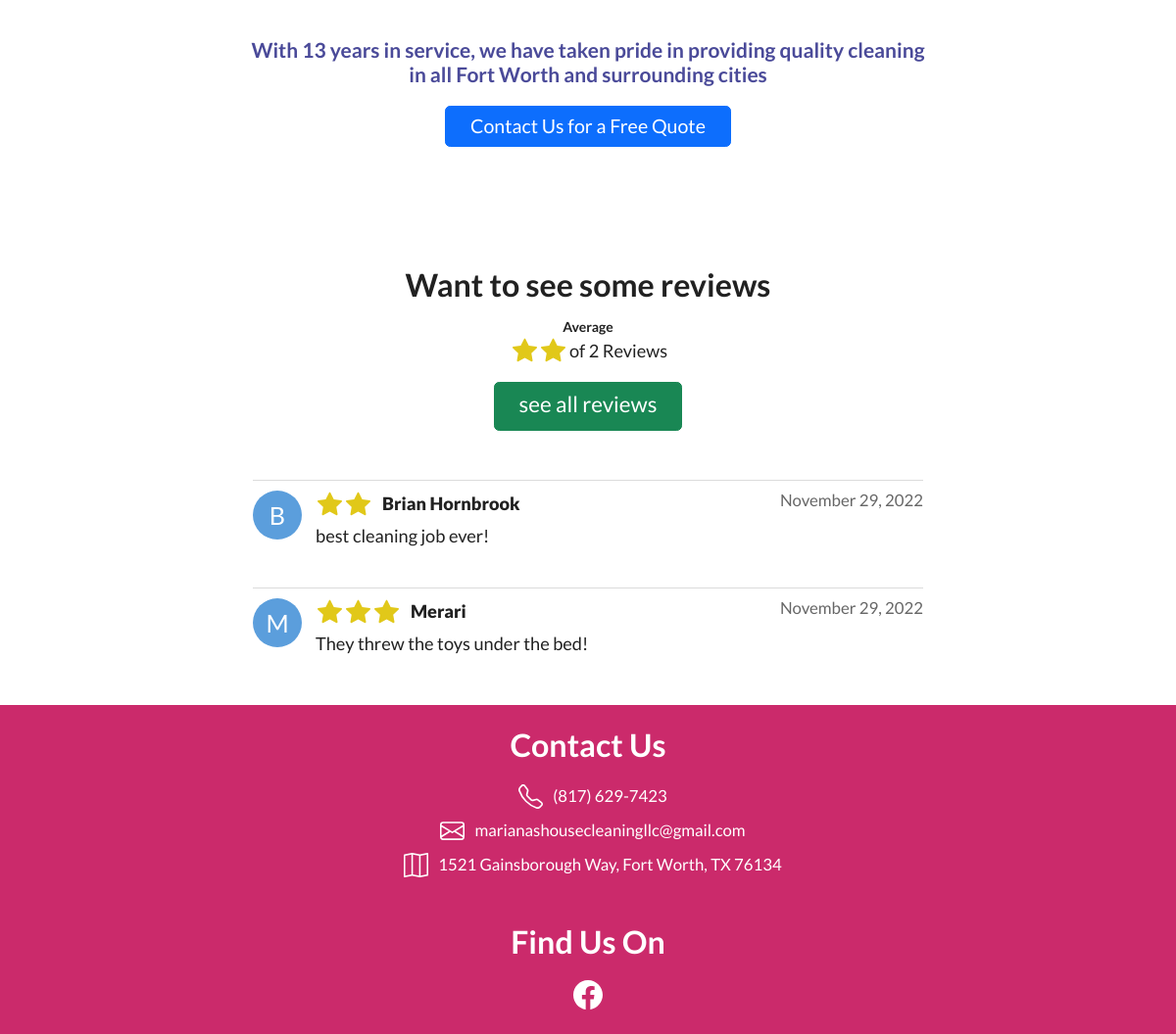
Before: / (lower part) with the older database file.
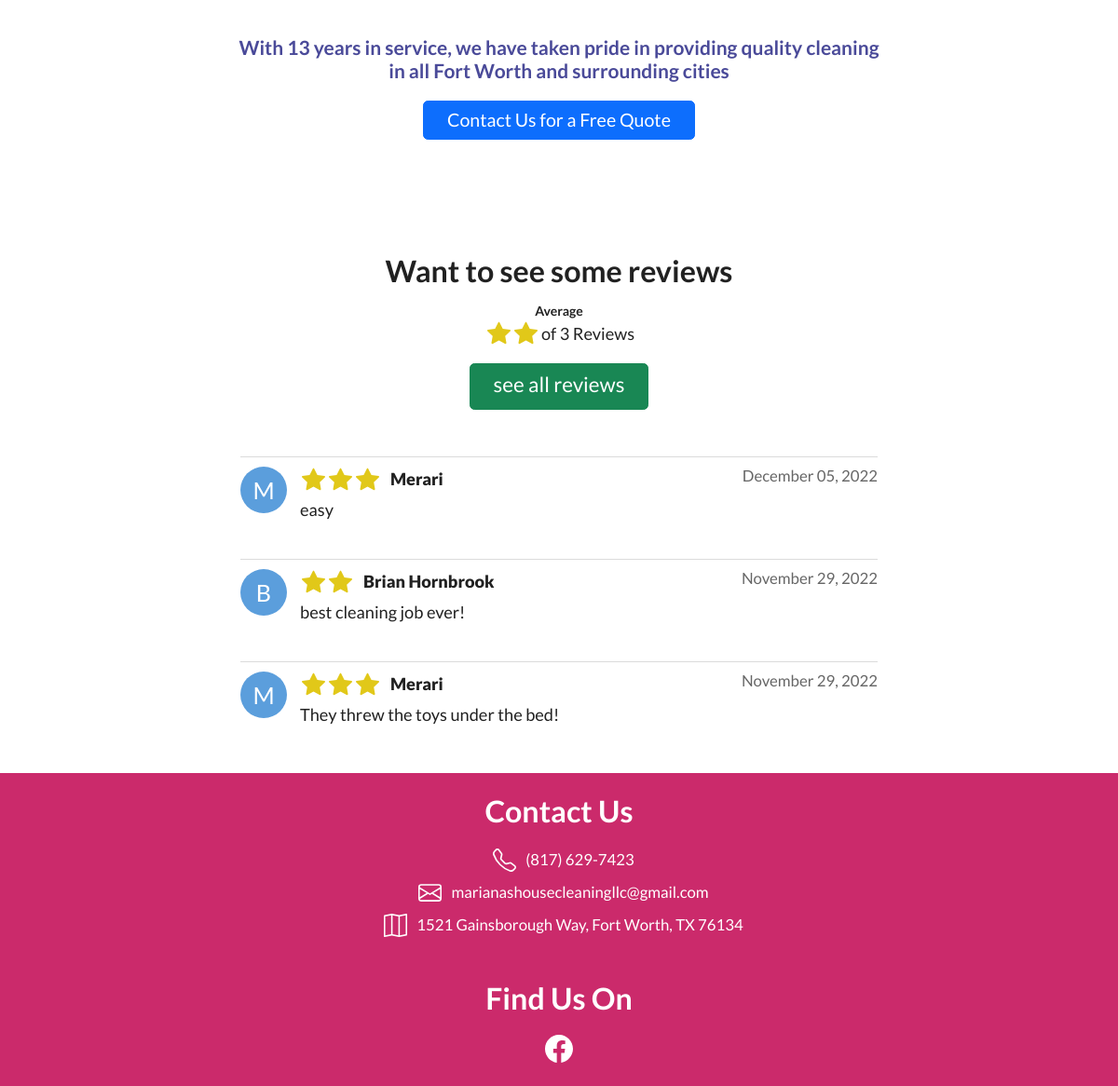
After: the same page with the newer database file.
### cleaning/models.py (models this page shows, shortened)
class Review (models.Model):
    rating = models.IntegerField(max_length=10)
    user = models.CharField(max_length=100, default=False)
    title = models.CharField(max_length=100, null=True, blank=True)
    description = models.TextField(max_length=1000)
    datecreated = models.DateField(default=timezone.now())

### cleaning/views.py (the view)
# urls.py: 2. Add a URL to urlpatterns:  path('', views.home, name='home')
def home(request):
        if request.method == 'GET':
            allReviews = Review.objects.order_by('-datecreated')
            reviews = allReviews[:3]
            if reviews:
                totalReviews = reviews.__len__()
                averageReviews = 0
                for review in reviews:
                    averageReviews += review.rating
                    formatedReviews = []
                    review.datecreated = review.datecreated.strftime("%B %d, %Y")
                    userName = review.user
                    userName = userName[0]
                    review.userName = userName
                    for rating in range(review.rating):
                        formatedReviews.append("")
                        review.rating = formatedReviews
                averageReviews /= totalReviews
                averageReviews = int(averageReviews)
                formatedAverageReviews = []
                for average in range(averageReviews):
                    formatedAverageReviews.append("")
                return render(request, 'home.html', {
                    "totalReviews": totalReviews,
                    "averageReviews": formatedAverageReviews,
                    "reviews": reviews
                })
            return render(request,'home.html')

### cleaning/templates/home.html (shortened to what this page needs)
{% extends 'index.html' %}
{% load static %}
{% block content %}
<section id="questions">
    <div id="motto">
        <h6>With 13 years in service, we have taken pride in providing quality cleaning in all
            Fort Worth and surrounding cities</h6>
        <a href="/addClient">
            <button type="button" class="btn btn-primary">
                Contact Us for a Free Quote
            </button>
        </a>
    </div>
</section>
<div class="reviews">
    {% if totalReviews %}
    <h3>Want to see some reviews</h3>
    <h5>Average</h5>
    <p>
        <span id="star-area">
            {% for star in averageReviews %}
            <span class="stars">
            </span>
            {% endfor %}
        </span>
        of {{ totalReviews }} Reviews
    </p>
    <a id="see-reviews" href="/reviews">
        <button type="button" class="btn btn-success">see all reviews</button>
    </a>
    <div id="content">
        {% for review in reviews %}
        <div class="display-area">
            <div class="review-icon">
                <span class="user-icon">{{ review.userName }}</span>
            </div>
            <div class="content-area">
                <div class="review-info">
                    <div class="info">
                        {% for star in review.rating %}
                        <span class="stars">
                        </span>
                        {% endfor %}
                        <p class="user">{{ review.user }}</p>
                    </div>
                    <div class="date">
                        {{ review.datecreated }}
                    </div>
                </div>
                <p class="review-content">{{ review.description }}</p>
            </div>
        </div>
        {% endfor %}
    </div>
    {% else %}
    <h3>No reviews Yet</h3>
    <a id="see-reviews" href="/addreview">
        <button type="button" class="btn btn-success">add a review</button>
    </a>
    {% endif %}
</div>
{% endblock %}

Changed rows visible on the page:
added Review: userName "M", rating 3 (drawn), user "Merari", datecreated "December 05, 2022", description "easy"
Other visible differences:
{{ totalReviews }}: "2" → "3"
